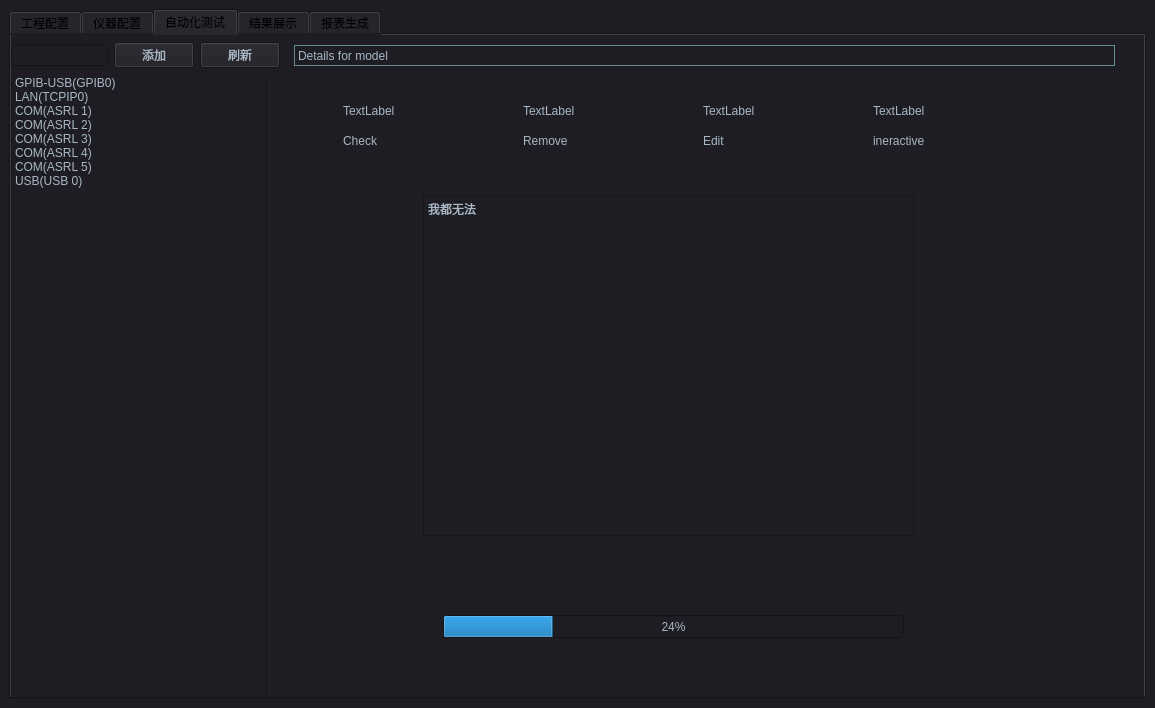
<?xml version="1.0" encoding="UTF-8"?>
<ui version="4.0">
 <class>mainWindow</class>
 <widget class="QMainWindow" name="mainWindow">
  <property name="geometry">
   <rect>
    <x>0</x>
    <y>0</y>
    <width>1155</width>
    <height>708</height>
   </rect>
  </property>
  <property name="windowTitle">
   <string>动态电流分析仪校准软件</string>
  </property>
  <property name="styleSheet">
   <string notr="true">background-color:#1e1d23;</string>
  </property>
  <widget class="QWidget" name="centralwidget">
   <property name="sizePolicy">
    <sizepolicy hsizetype="Expanding" vsizetype="Expanding">
     <horstretch>0</horstretch>
     <verstretch>0</verstretch>
    </sizepolicy>
   </property>
   <layout class="QHBoxLayout" name="horizontalLayout">
    <item>
     <widget class="QTabWidget" name="tabWidget">
      <property name="toolTip">
       <string>&lt;html&gt;&lt;head/&gt;&lt;body&gt;&lt;p&gt;测试&lt;/p&gt;&lt;/body&gt;&lt;/html&gt;</string>
      </property>
      <property name="styleSheet">
       <string notr="true">background-color:#1e1d23;
</string>
      </property>
      <property name="currentIndex">
       <number>2</number>
      </property>
      <widget class="QWidget" name="Engineering_configuration">
       <attribute name="title">
        <string>工程配置</string>
       </attribute>
       <widget class="QPushButton" name="begin">
        <property name="geometry">
         <rect>
          <x>40</x>
          <y>110</y>
          <width>75</width>
          <height>23</height>
         </rect>
        </property>
        <property name="styleSheet">
         <string notr="true">background-color:#1e1d23;
	color: #a9b7c6;</string>
        </property>
        <property name="text">
         <string>开始</string>
        </property>
       </widget>
       <widget class="QPushButton" name="end">
        <property name="geometry">
         <rect>
          <x>40</x>
          <y>210</y>
          <width>75</width>
          <height>23</height>
         </rect>
        </property>
        <property name="styleSheet">
         <string notr="true">background-color:#1e1d23;
	color: #a9b7c6;</string>
        </property>
        <property name="text">
         <string>关闭</string>
        </property>
       </widget>
      </widget>
      <widget class="QWidget" name="instrument_configuration">
       <attribute name="title">
        <string>仪器配置</string>
       </attribute>
      </widget>
      <widget class="QWidget" name="automated_test">
       <attribute name="title">
        <string>自动化测试</string>
       </attribute>
       <widget class="QWidget" name="widget_2" native="true">
        <property name="geometry">
         <rect>
          <x>0</x>
          <y>40</y>
          <width>1091</width>
          <height>631</height>
         </rect>
        </property>
        <layout class="QHBoxLayout" name="horizontalLayout_2" stretch="0,6">
         <item>
          <widget class="QListWidget" name="listWidget">
           <property name="styleSheet">
            <string notr="true">background-color:#1e1d23;
color: #a9b7c6;</string>
           </property>
           <property name="dragEnabled">
            <bool>true</bool>
           </property>
           <property name="flow">
            <enum>QListView::TopToBottom</enum>
           </property>
           <property name="resizeMode">
            <enum>QListView::Adjust</enum>
           </property>
           <item>
            <property name="text">
             <string>GPIB-USB(GPIB0)</string>
            </property>
           </item>
           <item>
            <property name="text">
             <string>LAN(TCPIP0)</string>
            </property>
           </item>
           <item>
            <property name="text">
             <string>COM(ASRL 1)</string>
            </property>
           </item>
           <item>
            <property name="text">
             <string>COM(ASRL 2)</string>
            </property>
           </item>
           <item>
            <property name="text">
             <string>COM(ASRL 3)</string>
            </property>
           </item>
           <item>
            <property name="text">
             <string>COM(ASRL 4)</string>
            </property>
           </item>
           <item>
            <property name="text">
             <string>COM(ASRL 5)</string>
            </property>
           </item>
           <item>
            <property name="text">
             <string>USB(USB 0)</string>
            </property>
           </item>
          </widget>
         </item>
         <item>
          <widget class="QStackedWidget" name="stackedWidget">
           <property name="styleSheet">
            <string notr="true">background-color:#1e1d23;
	color: #a9b7c6;</string>
           </property>
           <widget class="QWidget" name="page">
            <widget class="QProgressBar" name="progressBar">
             <property name="geometry">
              <rect>
               <x>170</x>
               <y>540</y>
               <width>461</width>
               <height>23</height>
              </rect>
             </property>
             <property name="value">
              <number>24</number>
             </property>
            </widget>
            <widget class="QLabel" name="label_3">
             <property name="geometry">
              <rect>
               <x>70</x>
               <y>30</y>
               <width>54</width>
               <height>12</height>
              </rect>
             </property>
             <property name="text">
              <string>TextLabel</string>
             </property>
            </widget>
            <widget class="QLabel" name="label_4">
             <property name="geometry">
              <rect>
               <x>250</x>
               <y>30</y>
               <width>54</width>
               <height>12</height>
              </rect>
             </property>
             <property name="text">
              <string>TextLabel</string>
             </property>
            </widget>
            <widget class="QLabel" name="label_5">
             <property name="geometry">
              <rect>
               <x>430</x>
               <y>30</y>
               <width>54</width>
               <height>12</height>
              </rect>
             </property>
             <property name="text">
              <string>TextLabel</string>
             </property>
            </widget>
            <widget class="QLabel" name="label_6">
             <property name="geometry">
              <rect>
               <x>600</x>
               <y>30</y>
               <width>54</width>
               <height>12</height>
              </rect>
             </property>
             <property name="text">
              <string>TextLabel</string>
             </property>
            </widget>
            <widget class="QLabel" name="label_11">
             <property name="geometry">
              <rect>
               <x>70</x>
               <y>60</y>
               <width>54</width>
               <height>12</height>
              </rect>
             </property>
             <property name="text">
              <string>Check</string>
             </property>
            </widget>
            <widget class="QLabel" name="label_12">
             <property name="geometry">
              <rect>
               <x>250</x>
               <y>60</y>
               <width>54</width>
               <height>12</height>
              </rect>
             </property>
             <property name="text">
              <string>Remove</string>
             </property>
            </widget>
            <widget class="QLabel" name="label_13">
             <property name="geometry">
              <rect>
               <x>430</x>
               <y>60</y>
               <width>54</width>
               <height>12</height>
              </rect>
             </property>
             <property name="text">
              <string>Edit</string>
             </property>
            </widget>
            <widget class="QLabel" name="label_14">
             <property name="geometry">
              <rect>
               <x>600</x>
               <y>60</y>
               <width>54</width>
               <height>12</height>
              </rect>
             </property>
             <property name="text">
              <string>ineractive</string>
             </property>
            </widget>
            <widget class="QTextBrowser" name="textBrowser_2">
             <property name="geometry">
              <rect>
               <x>150</x>
               <y>120</y>
               <width>491</width>
               <height>341</height>
              </rect>
             </property>
             <property name="styleSheet">
              <string notr="true">selection-background-color:#007b55;
	background-color:#1e1d23;
	border-top-color: transparent;
	border-right-color: transparent;
	border-left-color: transparent;
	border-bottom-color: transparent;
	border-width: 1px;
	color: #a9b7c6;</string>
             </property>
             <property name="html">
              <string>&lt;!DOCTYPE HTML PUBLIC &quot;-//W3C//DTD HTML 4.0//EN&quot; &quot;http://www.w3.org/TR/REC-html40/strict.dtd&quot;&gt;
&lt;html&gt;&lt;head&gt;&lt;meta name=&quot;qrichtext&quot; content=&quot;1&quot; /&gt;&lt;style type=&quot;text/css&quot;&gt;
p, li { white-space: pre-wrap; }
&lt;/style&gt;&lt;/head&gt;&lt;body style=&quot; font-family:'SimSun'; font-size:9pt; font-weight:400; font-style:normal;&quot;&gt;
&lt;p style=&quot; margin-top:0px; margin-bottom:0px; margin-left:0px; margin-right:0px; -qt-block-indent:0; text-indent:0px;&quot;&gt;我都无法&lt;/p&gt;&lt;/body&gt;&lt;/html&gt;</string>
             </property>
            </widget>
           </widget>
           <widget class="QWidget" name="page_8">
            <widget class="QPushButton" name="pushButton_3">
             <property name="geometry">
              <rect>
               <x>250</x>
               <y>160</y>
               <width>75</width>
               <height>23</height>
              </rect>
             </property>
             <property name="text">
              <string>第八</string>
             </property>
            </widget>
            <widget class="QLabel" name="label">
             <property name="geometry">
              <rect>
               <x>210</x>
               <y>230</y>
               <width>121</width>
               <height>16</height>
              </rect>
             </property>
             <property name="text">
              <string>LAN(TCPIP0)</string>
             </property>
            </widget>
           </widget>
           <widget class="QWidget" name="page_5">
            <widget class="QLabel" name="label_2">
             <property name="geometry">
              <rect>
               <x>200</x>
               <y>240</y>
               <width>161</width>
               <height>16</height>
              </rect>
             </property>
             <property name="text">
              <string>COM(ASRL 1)</string>
             </property>
            </widget>
           </widget>
           <widget class="QWidget" name="page_6">
            <widget class="QLabel" name="label_7">
             <property name="geometry">
              <rect>
               <x>130</x>
               <y>310</y>
               <width>351</width>
               <height>16</height>
              </rect>
             </property>
             <property name="text">
              <string>COM(ASRL 2)</string>
             </property>
            </widget>
           </widget>
           <widget class="QWidget" name="page_7">
            <widget class="QLabel" name="label_8">
             <property name="geometry">
              <rect>
               <x>200</x>
               <y>270</y>
               <width>161</width>
               <height>16</height>
              </rect>
             </property>
             <property name="text">
              <string>COM(ASRL 3)</string>
             </property>
            </widget>
           </widget>
           <widget class="QWidget" name="page_2">
            <widget class="QLabel" name="label_9">
             <property name="geometry">
              <rect>
               <x>280</x>
               <y>220</y>
               <width>221</width>
               <height>16</height>
              </rect>
             </property>
             <property name="text">
              <string>COM(ASRL 4)</string>
             </property>
            </widget>
           </widget>
           <widget class="QWidget" name="page_3">
            <widget class="QLabel" name="label_10">
             <property name="geometry">
              <rect>
               <x>330</x>
               <y>280</y>
               <width>141</width>
               <height>16</height>
              </rect>
             </property>
             <property name="text">
              <string>COM(ASRL 5)</string>
             </property>
            </widget>
           </widget>
           <widget class="QWidget" name="page_4">
            <widget class="QLabel" name="label_15">
             <property name="geometry">
              <rect>
               <x>190</x>
               <y>290</y>
               <width>181</width>
               <height>16</height>
              </rect>
             </property>
             <property name="text">
              <string>USB(USB 0)</string>
             </property>
            </widget>
           </widget>
          </widget>
         </item>
        </layout>
       </widget>
       <widget class="QWidget" name="widget" native="true">
        <property name="geometry">
         <rect>
          <x>0</x>
          <y>0</y>
          <width>281</width>
          <height>41</height>
         </rect>
        </property>
        <layout class="QHBoxLayout" name="horizontalLayout_3" stretch="6,1,1">
         <property name="rightMargin">
          <number>12</number>
         </property>
         <item>
          <widget class="QLineEdit" name="lineEdit"/>
         </item>
         <item>
          <widget class="QPushButton" name="pushButton">
           <property name="sizePolicy">
            <sizepolicy hsizetype="Expanding" vsizetype="Fixed">
             <horstretch>0</horstretch>
             <verstretch>0</verstretch>
            </sizepolicy>
           </property>
           <property name="styleSheet">
            <string notr="true">background-color:#1e1d23;
	color: #a9b7c6;</string>
           </property>
           <property name="text">
            <string>添加</string>
           </property>
          </widget>
         </item>
         <item>
          <widget class="QPushButton" name="pushButton_2">
           <property name="sizePolicy">
            <sizepolicy hsizetype="Expanding" vsizetype="Fixed">
             <horstretch>0</horstretch>
             <verstretch>0</verstretch>
            </sizepolicy>
           </property>
           <property name="styleSheet">
            <string notr="true">background-color:#1e1d23;
	color: #a9b7c6;</string>
           </property>
           <property name="text">
            <string>刷新</string>
           </property>
          </widget>
         </item>
        </layout>
       </widget>
       <widget class="QWidget" name="widget_4" native="true">
        <property name="geometry">
         <rect>
          <x>283</x>
          <y>0</y>
          <width>821</width>
          <height>41</height>
         </rect>
        </property>
        <property name="styleSheet">
         <string notr="true">background-color:#1e1d23;
	color: #a9b7c6;</string>
        </property>
        <layout class="QHBoxLayout" name="horizontalLayout_4" stretch="3">
         <property name="topMargin">
          <number>10</number>
         </property>
         <property name="bottomMargin">
          <number>10</number>
         </property>
         <item>
          <widget class="QLabel" name="label_16">
           <property name="palette">
            <palette>
             <active>
              <colorrole role="WindowText">
               <brush brushstyle="SolidPattern">
                <color alpha="255">
                 <red>169</red>
                 <green>183</green>
                 <blue>198</blue>
                </color>
               </brush>
              </colorrole>
              <colorrole role="Button">
               <brush brushstyle="SolidPattern">
                <color alpha="255">
                 <red>30</red>
                 <green>29</green>
                 <blue>35</blue>
                </color>
               </brush>
              </colorrole>
              <colorrole role="Text">
               <brush brushstyle="SolidPattern">
                <color alpha="255">
                 <red>169</red>
                 <green>183</green>
                 <blue>198</blue>
                </color>
               </brush>
              </colorrole>
              <colorrole role="ButtonText">
               <brush brushstyle="SolidPattern">
                <color alpha="255">
                 <red>169</red>
                 <green>183</green>
                 <blue>198</blue>
                </color>
               </brush>
              </colorrole>
              <colorrole role="Base">
               <brush brushstyle="SolidPattern">
                <color alpha="255">
                 <red>30</red>
                 <green>29</green>
                 <blue>35</blue>
                </color>
               </brush>
              </colorrole>
              <colorrole role="Window">
               <brush brushstyle="SolidPattern">
                <color alpha="255">
                 <red>30</red>
                 <green>29</green>
                 <blue>35</blue>
                </color>
               </brush>
              </colorrole>
              <colorrole role="PlaceholderText">
               <brush brushstyle="NoBrush">
                <color alpha="128">
                 <red>169</red>
                 <green>183</green>
                 <blue>198</blue>
                </color>
               </brush>
              </colorrole>
             </active>
             <inactive>
              <colorrole role="WindowText">
               <brush brushstyle="SolidPattern">
                <color alpha="255">
                 <red>169</red>
                 <green>183</green>
                 <blue>198</blue>
                </color>
               </brush>
              </colorrole>
              <colorrole role="Button">
               <brush brushstyle="SolidPattern">
                <color alpha="255">
                 <red>30</red>
                 <green>29</green>
                 <blue>35</blue>
                </color>
               </brush>
              </colorrole>
              <colorrole role="Text">
               <brush brushstyle="SolidPattern">
                <color alpha="255">
                 <red>169</red>
                 <green>183</green>
                 <blue>198</blue>
                </color>
               </brush>
              </colorrole>
              <colorrole role="ButtonText">
               <brush brushstyle="SolidPattern">
                <color alpha="255">
                 <red>169</red>
                 <green>183</green>
                 <blue>198</blue>
                </color>
               </brush>
              </colorrole>
              <colorrole role="Base">
               <brush brushstyle="SolidPattern">
                <color alpha="255">
                 <red>30</red>
                 <green>29</green>
                 <blue>35</blue>
                </color>
               </brush>
              </colorrole>
              <colorrole role="Window">
               <brush brushstyle="SolidPattern">
                <color alpha="255">
                 <red>30</red>
                 <green>29</green>
                 <blue>35</blue>
                </color>
               </brush>
              </colorrole>
              <colorrole role="PlaceholderText">
               <brush brushstyle="NoBrush">
                <color alpha="128">
                 <red>169</red>
                 <green>183</green>
                 <blue>198</blue>
                </color>
               </brush>
              </colorrole>
             </inactive>
             <disabled>
              <colorrole role="WindowText">
               <brush brushstyle="SolidPattern">
                <color alpha="255">
                 <red>169</red>
                 <green>183</green>
                 <blue>198</blue>
                </color>
               </brush>
              </colorrole>
              <colorrole role="Button">
               <brush brushstyle="SolidPattern">
                <color alpha="255">
                 <red>30</red>
                 <green>29</green>
                 <blue>35</blue>
                </color>
               </brush>
              </colorrole>
              <colorrole role="Text">
               <brush brushstyle="SolidPattern">
                <color alpha="255">
                 <red>169</red>
                 <green>183</green>
                 <blue>198</blue>
                </color>
               </brush>
              </colorrole>
              <colorrole role="ButtonText">
               <brush brushstyle="SolidPattern">
                <color alpha="255">
                 <red>169</red>
                 <green>183</green>
                 <blue>198</blue>
                </color>
               </brush>
              </colorrole>
              <colorrole role="Base">
               <brush brushstyle="SolidPattern">
                <color alpha="255">
                 <red>30</red>
                 <green>29</green>
                 <blue>35</blue>
                </color>
               </brush>
              </colorrole>
              <colorrole role="Window">
               <brush brushstyle="SolidPattern">
                <color alpha="255">
                 <red>30</red>
                 <green>29</green>
                 <blue>35</blue>
                </color>
               </brush>
              </colorrole>
              <colorrole role="PlaceholderText">
               <brush brushstyle="NoBrush">
                <color alpha="128">
                 <red>169</red>
                 <green>183</green>
                 <blue>198</blue>
                </color>
               </brush>
              </colorrole>
             </disabled>
            </palette>
           </property>
           <property name="styleSheet">
            <string notr="true">background-color:rgb(220,220,220);
border:1px solid rgb(102,139,139);

background-color:#1e1d23;
	color: #a9b7c6;</string>
           </property>
           <property name="text">
            <string>Details for model</string>
           </property>
          </widget>
         </item>
        </layout>
       </widget>
      </widget>
      <widget class="QWidget" name="result_display">
       <attribute name="title">
        <string>结果展示</string>
       </attribute>
      </widget>
      <widget class="QWidget" name="Generat_reports">
       <attribute name="title">
        <string>报表生成</string>
       </attribute>
       <widget class="QPushButton" name="pushButton_4">
        <property name="geometry">
         <rect>
          <x>520</x>
          <y>160</y>
          <width>75</width>
          <height>23</height>
         </rect>
        </property>
        <property name="styleSheet">
         <string notr="true">background-color:#1e1d23;
	color: #a9b7c6;</string>
        </property>
        <property name="text">
         <string>开始生成</string>
        </property>
       </widget>
       <widget class="QPushButton" name="pushButton_5">
        <property name="geometry">
         <rect>
          <x>520</x>
          <y>270</y>
          <width>75</width>
          <height>23</height>
         </rect>
        </property>
        <property name="styleSheet">
         <string notr="true">background-color:#1e1d23;
	color: #a9b7c6;</string>
        </property>
        <property name="text">
         <string>PushButton</string>
        </property>
       </widget>
      </widget>
     </widget>
    </item>
   </layout>
  </widget>
 </widget>
 <resources/>
 <connections>
  <connection>
   <sender>listWidget</sender>
   <signal>clicked(QModelIndex)</signal>
   <receiver>stackedWidget</receiver>
   <slot>show()</slot>
   <hints>
    <hint type="sourcelabel">
     <x>273</x>
     <y>109</y>
    </hint>
    <hint type="destinationlabel">
     <x>287</x>
     <y>136</y>
    </hint>
   </hints>
  </connection>
  <connection>
   <sender>listWidget</sender>
   <signal>currentRowChanged(int)</signal>
   <receiver>stackedWidget</receiver>
   <slot>setCurrentIndex(int)</slot>
   <hints>
    <hint type="sourcelabel">
     <x>271</x>
     <y>82</y>
    </hint>
    <hint type="destinationlabel">
     <x>296</x>
     <y>90</y>
    </hint>
   </hints>
  </connection>
 </connections>
 <slots>
  <slot>scanning()</slot>
  <slot>inquire()</slot>
  <slot>disconnect_equipment()</slot>
  <slot>test()</slot>
  <slot>clear()</slot>
  <slot>prepare_measurement()</slot>
  <slot>prepare_calibration()</slot>
  <slot>begin_calibration()</slot>
 </slots>
</ui>
